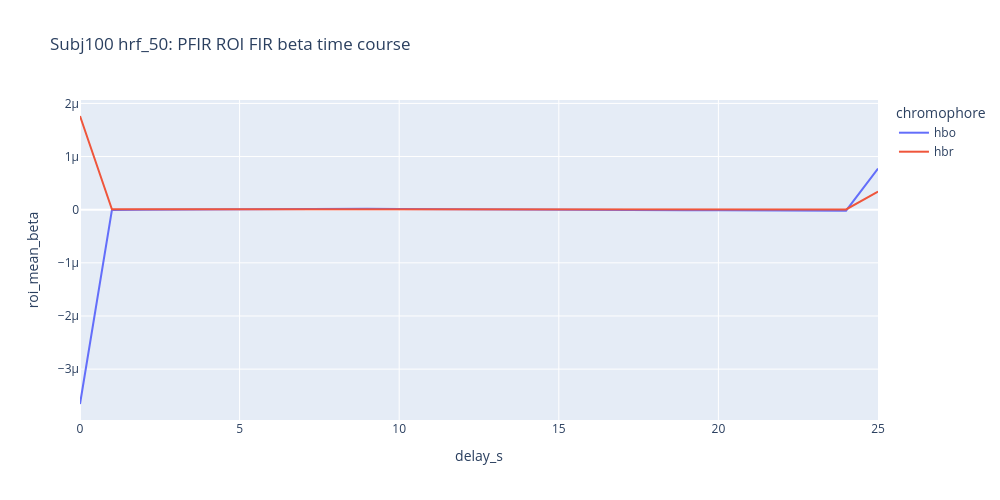

The notebook cell saved with this chart:
### Code cell
# %%
fir_roi_figure = px.line(
    fir_roi_timecourse_df,
    x="delay_s",
    y="roi_mean_beta",
    color="chromophore",
    title=f"{subject_name} {file_label}: PFIR ROI FIR beta time course",
)

fir_roi_figure.update_layout(
    width=1000,
    height=500,
)

fir_roi_figure.show()
fir_roi_figure.write_html(
    output_figures_dir / f"{subject_name.lower()}_{file_label}_pfir_roi_timecourse.html"
)

### Figure 1 — Plotly figure (JSON) as saved in the notebook; plotly's stock layout.template omitted (floating-point values rounded to 4 significant figures)
{"data": [{"hovertemplate": "chromophore=hbo<br>delay_s=%{x}<br>roi_mean_beta=%{y}<extra></extra>", "legendgroup": "hbo", "line": {"color": "#636efa", "dash": "solid"}, "marker": {"symbol": "circle"}, "mode": "lines", "name": "hbo", "orientation": "v", "showlegend": true, "type": "scatter", "x": [0.0, 1.0, 2.0, 3.0, 4.0, 5.0, 6.0, 7.0, 8.0, 9.0, 10.0, 11.0, 12.0, 13.0, 14.0, 15.0, 16.0, 17.0, 18.0, 19.0, 20.0, 21.0, 22.0, 23.0, 24.0, 25.0], "xaxis": "x", "y": [-3.656e-06, -5.416e-09, -6.739e-10, 3.644e-09, 7.435e-09, 1.059e-08, 1.305e-08, 1.476e-08, 1.57e-08, 1.586e-08, 1.533e-08, 1.417e-08, 1.244e-08, 1.017e-08, 7.463e-09, 4.429e-09, 1.222e-09, -2.056e-09, -5.291e-09, -8.375e-09, -1.119e-08, -1.368e-08, -1.577e-08, -1.74e-08, -1.853e-08, 7.743e-07], "yaxis": "y"}, {"hovertemplate": "chromophore=hbr<br>delay_s=%{x}<br>roi_mean_beta=%{y}<extra></extra>", "legendgroup": "hbr", "line": {"color": "#EF553B", "dash": "solid"}, "marker": {"symbol": "circle"}, "mode": "lines", "name": "hbr", "orientation": "v", "showlegend": true, "type": "scatter", "x": [0.0, 1.0, 2.0, 3.0, 4.0, 5.0, 6.0, 7.0, 8.0, 9.0, 10.0, 11.0, 12.0, 13.0, 14.0, 15.0, 16.0, 17.0, 18.0, 19.0, 20.0, 21.0, 22.0, 23.0, 24.0, 25.0], "xaxis": "x", "y": [1.763e-06, 9.303e-09, 9.749e-09, 1e-08, 1.008e-08, 9.997e-09, 9.742e-09, 9.326e-09, 8.787e-09, 8.154e-09, 7.455e-09, 6.703e-09, 5.935e-09, 5.201e-09, 4.554e-09, 4.012e-09, 3.587e-09, 3.298e-09, 3.179e-09, 3.23e-09, 3.452e-09, 3.837e-09, 4.376e-09, 5.037e-09, 5.795e-09, 3.422e-07], "yaxis": "y"}], "layout": {"height": 500, "legend": {"title": {"text": "chromophore"}, "tracegroupgap": 0}, "title": {"text": "Subj100 hrf_50: PFIR ROI FIR beta time course"}, "width": 1000, "xaxis": {"anchor": "y", "domain": [0, 1], "title": {"text": "delay_s"}}, "yaxis": {"anchor": "x", "domain": [0, 1], "title": {"text": "roi_mean_beta"}}}}
